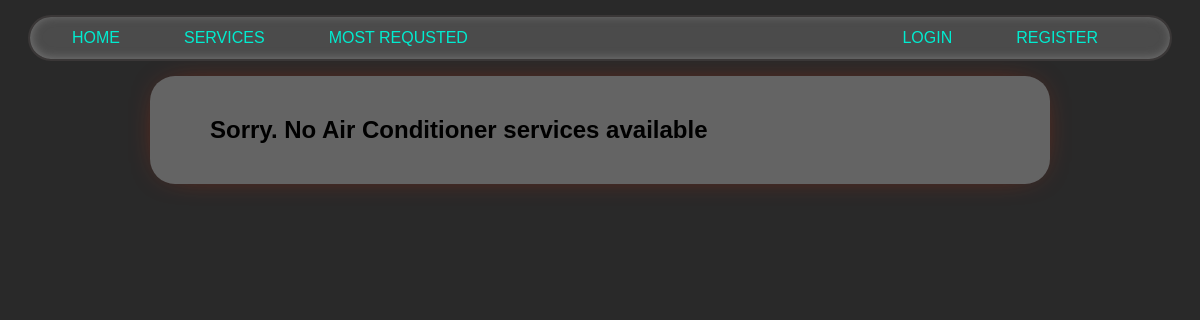
The app's page /services/air-conditioner/, older data.
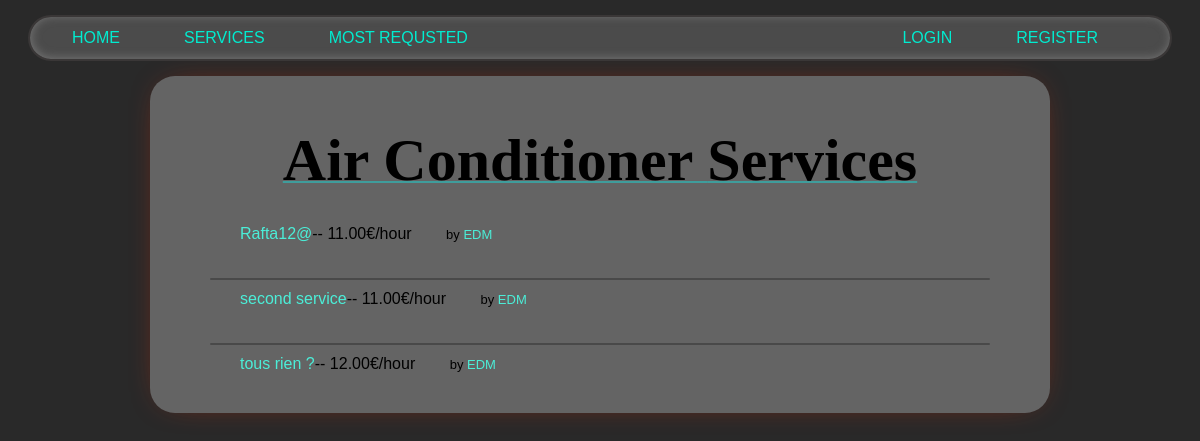
The same page, newer data.
### services/models.py (models this page shows, shortened)
class Service(models.Model):
    company = models.ForeignKey(Company, on_delete=models.CASCADE)
    name = models.CharField(max_length=40)
    description = models.TextField()
    price_hour = models.DecimalField(decimal_places=2, max_digits=100)
    rating = models.IntegerField(validators=[MinValueValidator(
        0), MaxValueValidator(5)], default=0)
    choices = FIELD_CHOICE
    field = models.CharField(max_length=30, blank=False,
                             null=False, choices=choices)
    date = models.DateTimeField(auto_now=True, null=False)
    nb_request=models.IntegerField(default=1, null=False)

### users/models.py (models this page shows, shortened)
class Company(models.Model):
    user = models.OneToOneField(
    User, on_delete=models.CASCADE, primary_key=True)
    field = models.CharField(max_length=70, choices=(('Air Conditioner', 'Air Conditioner'),
                                                     ('All in One', 'All in One'),
                                                     ('Carpentry', 'Carpentry'),
                                                     ('Electricity',
                                                      'Electricity'),
                                                     ('Gardening', 'Gardening'),
                                                     ('Home Machines',
                                                      'Home Machines'),
                                                     ('House Keeping',
                                                      'House Keeping'),
                                                     ('Interior Design',
                                                      'Interior Design'),
                                                     ('Locks', 'Locks'),
                                                     ('Painting', 'Painting'),
                                                     ('Plumbing', 'Plumbing'),
                                                     ('Water Heaters', 'Water Heaters')), blank=False, null=False)
    rating = models.IntegerField(
        validators=[MaxValueValidator(5), MinValueValidator(0)], default=0)

class User(AbstractUser):
    is_company = models.BooleanField(default=False)
    is_customer = models.BooleanField(default=False)
    birth=models.DateField(null=True, default='2000-01-01')
    email = models.CharField(max_length=100, unique=True)

### services/views.py (the view)
# urls.py: path('<slug:field>/', v.service_field, name='services_field'),
def service_field(request, field):
    field = field.replace('-', ' ').title()
    services = Service.objects.filter(
        field=field)
    return render(request, 'services/field.html', {'services': services, 'field': field})

### services/templates/services/field.html (shortened to what this page needs)
{% extends 'main/base.html' %}
{% block content %}
    {% if services.all|length != 0 %}
        <p class="title">{{field}} Services</p>
        <ul class='services_list'>
            {% for service in services.all %}
                <div style="display: ruby;">
                    <div class='service_list_info'>
                        <li><a href="/services/{{service.id}}">{{ service.name }}</a>-- {{ service.price_hour }}€/hour</li>
                    </div>
                    <p style="display:block; margin: 0; float: right;font-size: small; margin-right: 30px;">by <a href="/company/{{service.company.user}}">{{service.company.user}}</a></p>
                </div>
                {% if forloop.counter != services.all|length %}
                    <div class="line"></div>
                {% endif %}
            {% endfor %}
        </ul>
    {% else %}
        <h2>Sorry. No {{field}} services available</h2>
    {% endif %}
{% endblock %}

Row changes from the older to the newer data that the page shows:
now on this page (row edited): Service: name "Rafta12@", price_hour "11.00", company.user "EDM"
now on this page (row edited): Service: name "second service", price_hour "11.00", company.user "EDM"
now on this page (row edited): Service: name "tous rien ?", price_hour "12.00", company.user "EDM"
Text that changed along with them:
{{ field }}: (not shown) → "Air Conditioner"
{{ field }}: "Air Conditioner" → (not shown)
text no longer shown: "Sorry. No services available"
text now shown: "Services"
